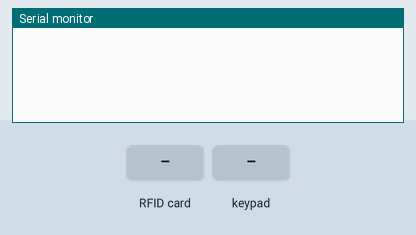
Simulated run of this sketch. Board: Arduino Uno, built with avr-gcc and run on an emulated ATmega328P. Shown: the last lines printed to the serial monitor. The test bench sets the inputs (shaded band).

Above: at 1.2 s.
1.3 s: RFID card 5E 7A 19 C4 held to the reader
At 2.4 s:
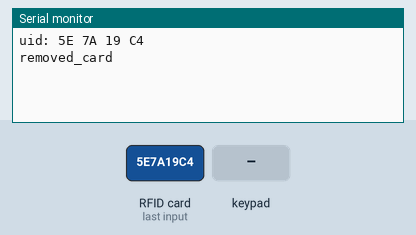
3.3 s: key '1' pressed
At 4.3 s:
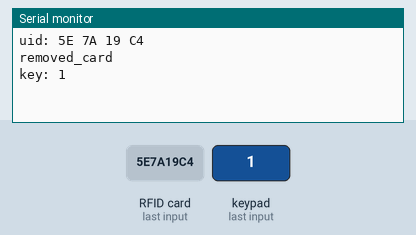
4.8 s: keypad keys 9 8 7 6 # pressed 0.4 s apart
At 7.8 s:
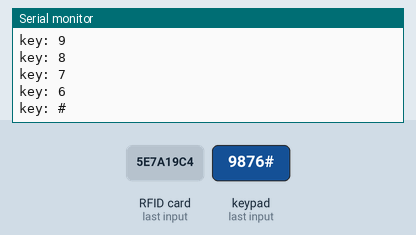
8.3 s: key 'A' pressed
At 9.4 s:
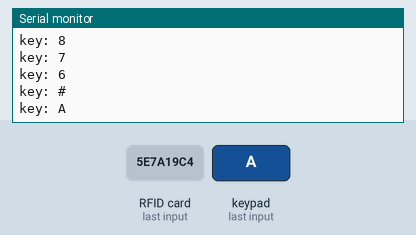
9.8 s: keypad keys 9 8 7 6 * pressed 0.4 s apart
At 12.9 s:
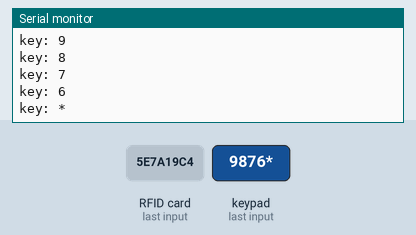
13.3 s: key 'B' pressed
At 14.5 s:
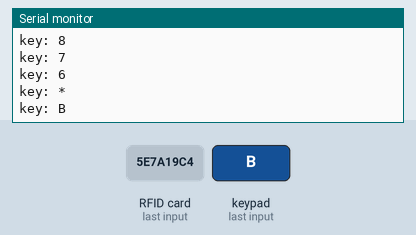
Timing chart, 0 to 15.8 s (numbered marks = the images above; inputs shaded):
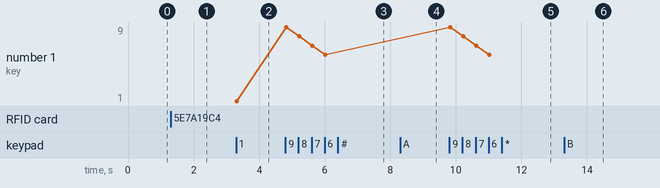

Measured:
- after the input at 1.3 s, the serial monitor: prints a new line at once (image 1)
- after the input at 3.3 s, the serial monitor: prints a new line at once (image 2)
- after the input at 4.8 s, the serial monitor: prints a new line at once (image 3)
- after the input at 8.3 s, the serial monitor: prints a new line at once (image 4)
- after the input at 9.8 s, the serial monitor: prints a new line at once (image 5)
- after the input at 13.3 s, the serial monitor: prints a new line at once (image 6)
- plotted number 1: 1 → 6 after the input at 4.8 s

The sketch:

keypad_en_uid_simple.ino
```cpp
#include <SPI.h>
#include <MFRC522.h>
#include <Keypad.h>

#define SS_PIN 10
#define RST_PIN 9

MFRC522 rfid(SS_PIN, RST_PIN);
MFRC522::MIFARE_Key key;

// Init array that will store new NUID
byte nuidPICC[4];
int count = 3;
bool newCard = true;

#define ROW_NUM 4
#define COLUMN_NUM 4

char keys[ROW_NUM][COLUMN_NUM] = {
  {'1','2','3', 'A'},
  {'4','5','6', 'B'},
  {'7','8','9', 'C'},
  {'*','0','#', 'D'}
};

byte pin_rows[ROW_NUM] = {9, 8, 7 , 6};
byte pin_column[COLUMN_NUM] = {5, 4, 3, 2};

Keypad keypad = Keypad(makeKeymap(keys), pin_rows, pin_column, ROW_NUM, COLUMN_NUM);

void setup() {
  Serial.begin(9600);
  SPI.begin();
  rfid.PCD_Init();
}

void loop() {
  bool readCard = rfid.PICC_ReadCardSerial();
  bool trash = rfid.PICC_IsNewCardPresent();

  if(readCard) {
    if(newCard) {
      printUid();
      newCard = false;
      delay(500);
    }
    count = 0;
  } else {
    count++;
    if(count == 2) {
      newCard = true;
      Serial.println("removed_card ");
    } else if(count > 2) {
      count = 3;
    }
  }


  char key = keypad.getKey();
  if(key) {
    Serial.print("key: ");
    Serial.print(key);
    Serial.println(" ");
  }
}

void printUid() {
//  MFRC522::PICC_Type piccType = rfid.PICC_GetType(rfid.uid.sak);
//  if (piccType != MFRC522::PICC_TYPE_MIFARE_MINI &&
//    piccType != MFRC522::PICC_TYPE_MIFARE_1K &&
//    piccType != MFRC522::PICC_TYPE_MIFARE_4K) {
//    //Serial.println(F("Your tag is not of type MIFARE Classic."));
//    return;
//  }

  // Store NUID into nuidPICC array
  for (byte i = 0; i < 4; i++) {
    nuidPICC[i] = rfid.uid.uidByte[i];
  }

  Serial.print("uid:");
  for (byte i = 0; i < rfid.uid.size; i++) {
    Serial.print(rfid.uid.uidByte[i] < 0x10 ? " 0" : " ");
    Serial.print(rfid.uid.uidByte[i], HEX);
  }
  Serial.println(" ");

  // Halt PICC
  rfid.PICC_HaltA();

  // Stop encryption on PCD
  rfid.PCD_StopCrypto1();
}
```
